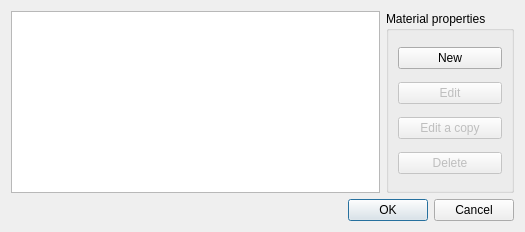
<?xml version="1.0" encoding="UTF-8"?>
<ui version="4.0">
 <class>MaterialsEditorDialog</class>
 <widget class="QDialog" name="MaterialsEditorDialog">
  <property name="geometry">
   <rect>
    <x>0</x>
    <y>0</y>
    <width>525</width>
    <height>232</height>
   </rect>
  </property>
  <property name="windowTitle">
   <string>Materials</string>
  </property>
  <layout class="QVBoxLayout" name="verticalLayout">
   <item>
    <layout class="QHBoxLayout" name="horizontalLayout">
     <item>
      <widget class="QListWidget" name="listWidgetMaterials"/>
     </item>
     <item>
      <widget class="QGroupBox" name="groupBox">
       <property name="title">
        <string>Material properties</string>
       </property>
       <layout class="QVBoxLayout" name="verticalLayout_2">
        <item>
         <widget class="QPushButton" name="pushButtonNew">
          <property name="text">
           <string>New</string>
          </property>
         </widget>
        </item>
        <item>
         <widget class="QPushButton" name="pushButtonEdit">
          <property name="enabled">
           <bool>false</bool>
          </property>
          <property name="text">
           <string>Edit</string>
          </property>
         </widget>
        </item>
        <item>
         <widget class="QPushButton" name="pushButtonEditCopy">
          <property name="enabled">
           <bool>false</bool>
          </property>
          <property name="text">
           <string>Edit a copy</string>
          </property>
         </widget>
        </item>
        <item>
         <widget class="QPushButton" name="pushButtonDelete">
          <property name="enabled">
           <bool>false</bool>
          </property>
          <property name="text">
           <string>Delete</string>
          </property>
         </widget>
        </item>
       </layout>
      </widget>
     </item>
    </layout>
   </item>
   <item>
    <widget class="QDialogButtonBox" name="buttonBox">
     <property name="orientation">
      <enum>Qt::Horizontal</enum>
     </property>
     <property name="standardButtons">
      <set>QDialogButtonBox::Cancel|QDialogButtonBox::Ok</set>
     </property>
    </widget>
   </item>
  </layout>
 </widget>
 <tabstops>
  <tabstop>pushButtonNew</tabstop>
  <tabstop>pushButtonEdit</tabstop>
  <tabstop>pushButtonEditCopy</tabstop>
  <tabstop>pushButtonDelete</tabstop>
  <tabstop>buttonBox</tabstop>
  <tabstop>listWidgetMaterials</tabstop>
 </tabstops>
 <resources/>
 <connections>
  <connection>
   <sender>buttonBox</sender>
   <signal>accepted()</signal>
   <receiver>MaterialsEditorDialog</receiver>
   <slot>accept()</slot>
   <hints>
    <hint type="sourcelabel">
     <x>252</x>
     <y>227</y>
    </hint>
    <hint type="destinationlabel">
     <x>157</x>
     <y>231</y>
    </hint>
   </hints>
  </connection>
  <connection>
   <sender>buttonBox</sender>
   <signal>rejected()</signal>
   <receiver>MaterialsEditorDialog</receiver>
   <slot>reject()</slot>
   <hints>
    <hint type="sourcelabel">
     <x>320</x>
     <y>227</y>
    </hint>
    <hint type="destinationlabel">
     <x>286</x>
     <y>231</y>
    </hint>
   </hints>
  </connection>
 </connections>
</ui>
